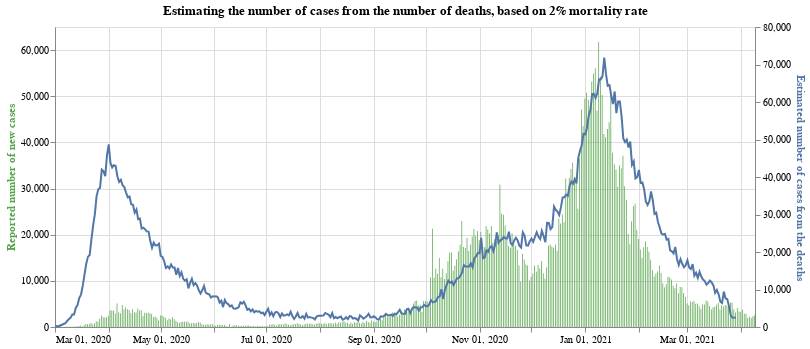

The notebook cell saved with this chart:
### Markdown cell above
In the above chart, the blue line (axis on the right hand side) indicates the number of deaths recorded lagged by 7 days. The green bars (with axis on the left hand side) are what the number of deaths would be if the mortality rate was 2% and if the number of positive cases exaclty reflects the true number of cases. Of course this is not the case (especially in the first half of 2020, before mass testing was available). However this rough estimate seems to line up pretty well from September onwards, so we will use this estimate.
Note that we have lagged the time series for the number of deaths by 7 days, so that we can visualise the interaction between the number of new cases and number of new deaths. This also allows us to see a prediction for the number of deaths that might occur based on the number of new cases that have been seen in the last week.

### Code cell
#collapse
base = alt.Chart(full_eng_deaths.query("date >= '2020-03-01'")).encode(x=alt.X("yearmonthdate(date):T", axis=alt.Axis(title=None))).properties(width=700, title='Estimating the number of cases from the number of deaths, based on 2% mortality rate')

bars = base.mark_bar(color='#57A44C').encode(
    y=alt.Y("newCases:Q", axis=alt.Axis(title='Reported number of new cases', titleColor='#57A44C')),
    tooltip="newCases:Q"
)

line = base.mark_line(stroke='#5276A7').encode(y=alt.Y("estimateCasesFromDeaths:Q", axis=alt.Axis(title='Estimated number of cases from the deaths', titleColor='#5276A7')))

alt.layer(bars, line).resolve_scale(y='independent')

### Figure 1 — Vega-Lite specification as saved in the notebook (floating-point values rounded to 4 significant figures; data arrays with more than 128 entries replaced by an {"elided": "..."} marker saying what was removed)
{"config": {"view": {"continuousWidth": 400, "continuousHeight": 300}}, "layer": [{"mark": {"type": "bar", "color": "#57A44C"}, "encoding": {"tooltip": {"type": "quantitative", "field": "newCases"}, "x": {"type": "temporal", "axis": {"title": null}, "field": "date", "timeUnit": "yearmonthdate"}, "y": {"type": "quantitative", "axis": {"title": "Reported number of new cases", "titleColor": "#57A44C"}, "field": "newCases"}}, "title": "Estimating the number of cases from the number of deaths, based on 2% mortality rate", "width": 700}, {"mark": {"type": "line", "stroke": "#5276A7"}, "encoding": {"x": {"type": "temporal", "axis": {"title": null}, "field": "date", "timeUnit": "yearmonthdate"}, "y": {"type": "quantitative", "axis": {"title": "Estimated number of cases from the deaths", "titleColor": "#5276A7"}, "field": "estimateCasesFromDeaths"}}, "title": "Estimating the number of cases from the number of deaths, based on 2% mortality rate", "width": 700}], "data": {"name": "data-0f791c718811793e79461c4d3f05bf8e"}, "resolve": {"scale": {"y": "independent"}}, "$schema": "https://vega.github.io/schema/vega-lite/v4.8.1.json", "datasets": {"data-0f791c718811793e79461c4d3f05bf8e": {"elided": "404 records"}}}
